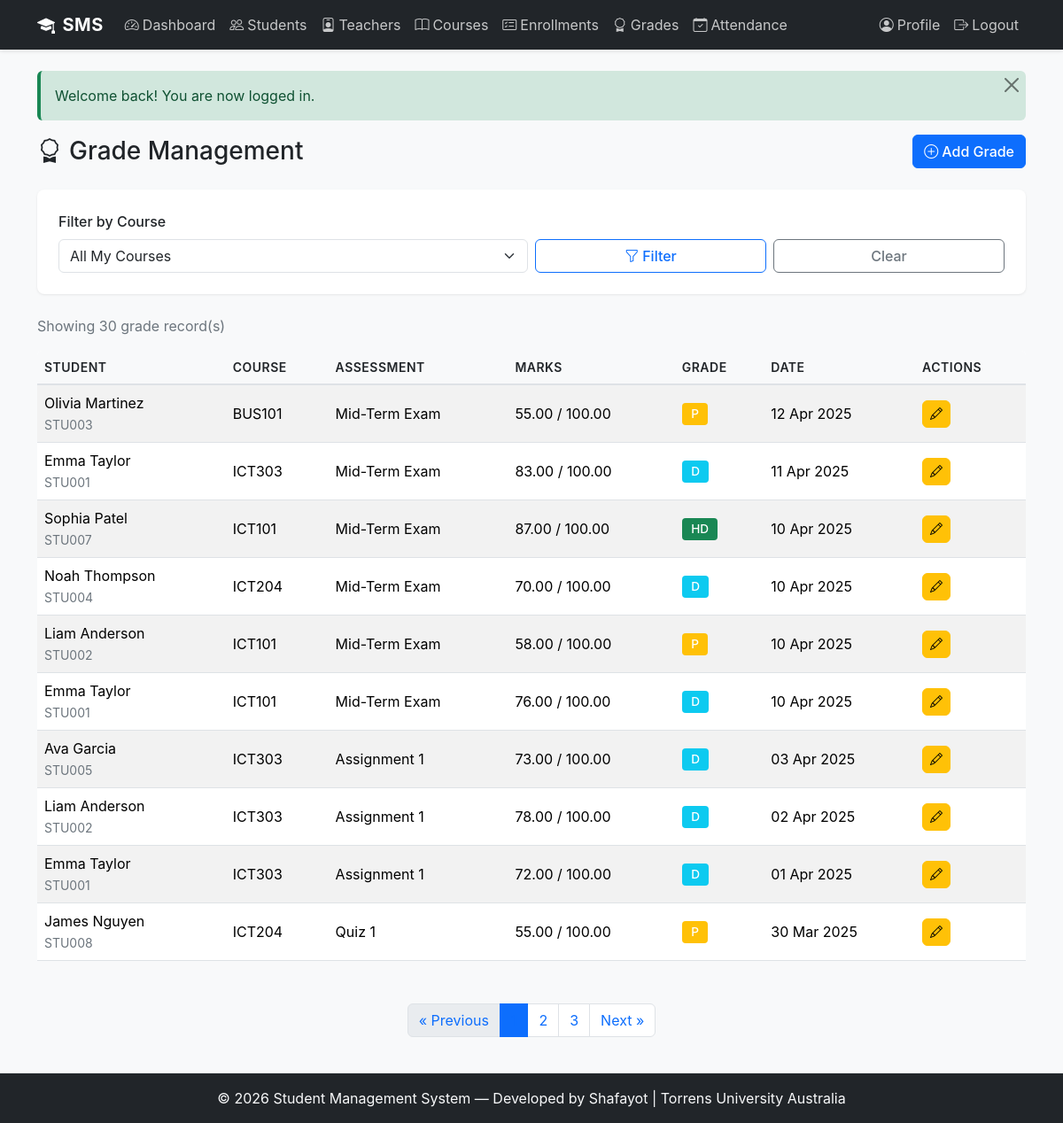
Page /public/grades/list.php (signed in) on the committed database.
### tables this page shows
CREATE TABLE grades (
    id INT AUTO_INCREMENT PRIMARY KEY,
    enrollment_id INT NOT NULL,
    assessment_name VARCHAR(100) NOT NULL,
    marks_obtained DECIMAL(5,2) NOT NULL,
    max_marks DECIMAL(5,2) NOT NULL DEFAULT 100.00,
    grade_letter VARCHAR(2) NULL,
    comments TEXT NULL,
    recorded_at DATETIME NOT NULL DEFAULT CURRENT_TIMESTAMP,
    FOREIGN KEY (enrollment_id) REFERENCES enrollments(id) ON DELETE CASCADE,
    INDEX idx_enrollment_id (enrollment_id)
);

CREATE TABLE students (
    id INT AUTO_INCREMENT PRIMARY KEY,
    user_id INT NOT NULL,
    student_number VARCHAR(20) NOT NULL UNIQUE,
    first_name VARCHAR(50) NOT NULL,
    last_name VARCHAR(50) NOT NULL,
    date_of_birth DATE NULL,
    gender ENUM('male', 'female', 'other') NULL,
    phone VARCHAR(20) NULL,
    address TEXT NULL,
    enrollment_year YEAR NOT NULL,
    created_at DATETIME NOT NULL DEFAULT CURRENT_TIMESTAMP,
    FOREIGN KEY (user_id) REFERENCES users(id) ON DELETE CASCADE,
    INDEX idx_user_id (user_id),
    INDEX idx_student_number (student_number)
);

CREATE TABLE courses (
    id INT AUTO_INCREMENT PRIMARY KEY,
    course_code VARCHAR(20) NOT NULL UNIQUE,
    course_name VARCHAR(100) NOT NULL,
    description TEXT NULL,
    credits INT NOT NULL DEFAULT 3,
    teacher_id INT NULL,
    semester ENUM('1', '2', 'summer') NOT NULL DEFAULT '1',
    year YEAR NOT NULL,
    created_at DATETIME NOT NULL DEFAULT CURRENT_TIMESTAMP,
    FOREIGN KEY (teacher_id) REFERENCES teachers(id) ON DELETE SET NULL,
    INDEX idx_course_code (course_code),
    INDEX idx_teacher_id (teacher_id)
);

### includes/db.php (called while the page is built, shortened)
<?php
class Database {
    private static $instance = null;
    public static function get_connection() {
        if (self::$instance === null) {
            try {
                $dsn = 'mysql:host=' . DB_HOST . ';dbname=' . DB_NAME . ';charset=' . DB_CHARSET;
                $options = [
                    PDO::ATTR_ERRMODE            => PDO::ERRMODE_EXCEPTION,
                    PDO::ATTR_DEFAULT_FETCH_MODE  => PDO::FETCH_ASSOC,
                    PDO::ATTR_EMULATE_PREPARES    => false,
                ];
                self::$instance = new PDO($dsn, DB_USER, DB_PASS, $options);
            } catch (PDOException $e) {
                error_log('Database connection failed: ' . $e->getMessage());
                die('Sorry, we could not connect to the database. Please try again later.');
            }
        }
        return self::$instance;
    }
    public static function query($sql, $params = []) {
        try {
            $pdo = self::get_connection();
            $stmt = $pdo->prepare($sql);
            $stmt->execute($params);
            return $stmt;
        } catch (PDOException $e) {
            error_log('Query failed: ' . $e->getMessage());
            die('Sorry, a database error occurred. Please try again later.');
        }
    }
    public static function fetch_all($sql, $params = []) {
        $stmt = self::query($sql, $params);
        return $stmt->fetchAll();
    }
    public static function fetch_one($sql, $params = []) {
        $stmt = self::query($sql, $params);
        return $stmt->fetch();
    }
}

### public/grades/list.php (the view, shortened to what this page needs)
<?php
require_once __DIR__ . '/../../includes/header.php';
$user = current_user();
$filter_course = intval($_GET['course_id'] ?? 0);
$current_page = max(1, intval($_GET['page'] ?? 1));
if ($user['role'] === 'teacher') {
    $teacher = Database::fetch_one("SELECT id FROM teachers WHERE user_id = ?", [$user['id']]);
    if (!$teacher) {
        flash('error', 'Teacher profile not found.');
        redirect(BASE_URL . '/dashboard.php');
    }
    $my_courses = Database::fetch_all(
        "SELECT id, course_code, course_name FROM courses WHERE teacher_id = ? ORDER BY course_code",
        [$teacher['id']]
    );
    $course_ids = array_column($my_courses, 'id');
} else {
    $my_courses = Database::fetch_all("SELECT id, course_code, course_name FROM courses ORDER BY course_code");
    $course_ids = array_column($my_courses, 'id');
}
$where_parts = [];
$params = [];
if (!empty($course_ids)) {
    $placeholders = implode(',', array_fill(0, count($course_ids), '?'));
    $where_parts[] = "e.course_id IN ($placeholders)";
    $params = $course_ids;
} else {
    $where_parts[] = "1 = 0";
}
$where = 'WHERE ' . implode(' AND ', $where_parts);
$total = Database::fetch_one("SELECT COUNT(*) as count FROM grades g JOIN enrollments e ON g.enrollment_id = e.id $where", $params)['count'];
$pagination = paginate($total, 10, $current_page);
$sql = "SELECT g.*, e.student_id, e.course_id,
               s.first_name as s_first, s.last_name as s_last, s.student_number,
               c.course_code, c.course_name
        FROM grades g
        JOIN enrollments e ON g.enrollment_id = e.id
        JOIN students s ON e.student_id = s.id
        JOIN courses c ON e.course_id = c.id
        $where
        ORDER BY g.recorded_at DESC
        LIMIT {$pagination['per_page']} OFFSET {$pagination['offset']}";
$grades = Database::fetch_all($sql, $params);
$base_url = BASE_URL . '/grades/list.php' . ($filter_course ? '?course_id=' . $filter_course : '');
?>
<div class="d-flex justify-content-between align-items-center mb-4">
    <h1 class="h3 mb-0"><i class="bi bi-award me-2"></i>Grade Management</h1>
    <a href="<?php echo BASE_URL; ?>/grades/add.php" class="btn btn-primary">
        <i class="bi bi-plus-circle me-1"></i>Add Grade
    </a>
</div>
<div class="card mb-4">
    <div class="card-body">
        <form method="GET" class="row g-2 align-items-end">
            <div class="col-md-6">
                <label class="form-label">Filter by Course</label>
                <select name="course_id" class="form-select">
                    <option value="">All My Courses</option>
                </select>
            </div>
            <div class="col-md-3">
                <button type="submit" class="btn btn-outline-primary w-100"><i class="bi bi-funnel me-1"></i>Filter</button>
            </div>
            <div class="col-md-3">
                <a href="<?php echo BASE_URL; ?>/grades/list.php" class="btn btn-outline-secondary w-100">Clear</a>
            </div>
        </form>
    </div>
</div>
<p class="text-muted mb-3">Showing <?php echo $total; ?> grade record(s)</p>
<?php if (!empty($grades)): ?>
    <div class="table-responsive">
        <table class="table table-striped table-hover">
            <thead class="table-dark">
                <tr>
                    <th>Student</th>
                    <th>Course</th>
                    <th>Assessment</th>
                    <th>Marks</th>
                    <th>Grade</th>
                    <th>Date</th>
                    <th>Actions</th>
                </tr>
            </thead>
            <tbody>
                <?php foreach ($grades as $g): ?>
                    <tr>
                        <td>
                            <?php echo sanitize($g['s_first'] . ' ' . $g['s_last']); ?>
                            <br><small class="text-muted"><?php echo sanitize($g['student_number']); ?></small>
                        </td>
                        <td><?php echo sanitize($g['course_code']); ?></td>
                        <td><?php echo sanitize($g['assessment_name']); ?></td>
                        <td><?php echo $g['marks_obtained']; ?> / <?php echo $g['max_marks']; ?></td>
                        <td>
                            <?php
                            $gc = match($g['grade_letter']) {
                                'HD' => 'success', 'D' => 'info', 'C' => 'primary',
                                'P' => 'warning', 'F' => 'danger', default => 'secondary'
                            };
                            ?>
                            <span class="badge bg-<?php echo $gc; ?>"><?php echo sanitize($g['grade_letter']); ?></span>
                        </td>
                        <td><?php echo format_date($g['recorded_at']); ?></td>
                        <td>
                            <a href="<?php echo BASE_URL; ?>/grades/edit.php?id=<?php echo $g['id']; ?>"
                               class="btn btn-sm btn-warning" title="Edit"><i class="bi bi-pencil"></i></a>
                        </td>
                    </tr>
                <?php endforeach; ?>
            </tbody>
        </table>
    </div>
    <?php echo render_pagination($pagination, $base_url); ?>
<?php else: ?>
    <div class="alert alert-info"><i class="bi bi-info-circle me-1"></i>No grade records found.</div>
<?php endif; ?>
<?php require_once __DIR__ . '/../../includes/footer.php'; ?>

### assets/css/style.css (style rules this page uses)
:root { --primary-color: #0d6efd; --secondary-color: #6c757d; --success-color: #198754; --danger-color: #dc3545; --warning-color: #ffc107; --info-color: #0dcaf0; --light-color: #f8f9fa; --dark-color: #212529; }
body { font-family: -apple-system, BlinkMacSystemFont, 'Segoe UI', Roboto, 'Helvetica Neue', Arial, sans-serif; background-color: #f8f9fa; min-height: 100vh; display: flex; flex-direction: column; }
.form-label { font-weight: 500; color: #212529; margin-bottom: 0.5rem; }
.form-control, .form-select { border: 1px solid #dee2e6; border-radius: 0.375rem; transition: border-color 0.2s ease, box-shadow 0.2s ease; }
.btn { border-radius: 0.375rem; font-weight: 500; transition: all 0.2s ease; }
.btn-primary { background-color: var(--primary-color); border-color: var(--primary-color); }
.table { background-color: #fff; border-collapse: collapse; }
.table thead th { background-color: #f8f9fa; border-bottom: 2px solid #dee2e6; font-weight: 600; color: #212529; text-transform: uppercase; font-size: 0.875rem; letter-spacing: 0.5px; }
.table tbody td { vertical-align: middle; border-bottom: 1px solid #dee2e6; }
.table-striped tbody tr:nth-of-type(odd) { background-color: rgba(0, 0, 0, 0.02); }
.table-responsive { border-radius: 0.375rem; overflow: hidden; }
.card { border: none; border-radius: 0.5rem; box-shadow: 0 1px 3px rgba(0, 0, 0, 0.08); margin-bottom: 1.5rem; }
.card-body { padding: 1.5rem; }
.badge { padding: 0.35rem 0.65rem; font-weight: 500; font-size: 0.85rem; border-radius: 0.25rem; }
.text-muted { color: #6c757d !important; }
.d-flex { display: flex; }
.justify-content-between { justify-content: space-between; }
.align-items-center { align-items: center; }
.mb-3 { margin-bottom: 1rem; }

### rows in the picture
grades: students.first_name+last_name "Olivia Martinez", students.student_number "STU003", courses.course_code "BUS101", assessment_name "Mid-Term Exam", marks_obtained "55.00", max_marks "100.00", grade_letter "P", recorded_at "12 Apr 2025"
grades: students.first_name+last_name "Emma Taylor", students.student_number "STU001", courses.course_code "ICT303", assessment_name "Mid-Term Exam", marks_obtained "83.00", max_marks "100.00", grade_letter "D", recorded_at "11 Apr 2025"
grades: students.first_name+last_name "Sophia Patel", students.student_number "STU007", courses.course_code "ICT101", assessment_name "Mid-Term Exam", marks_obtained "87.00", max_marks "100.00", grade_letter "HD", recorded_at "10 Apr 2025"
grades: students.first_name+last_name "Noah Thompson", students.student_number "STU004", courses.course_code "ICT204", assessment_name "Mid-Term Exam", marks_obtained "70.00", max_marks "100.00", grade_letter "D", recorded_at "10 Apr 2025"
grades: students.first_name+last_name "Liam Anderson", students.student_number "STU002", courses.course_code "ICT101", assessment_name "Mid-Term Exam", marks_obtained "58.00", max_marks "100.00", grade_letter "P", recorded_at "10 Apr 2025"
grades: students.first_name+last_name "Emma Taylor", students.student_number "STU001", courses.course_code "ICT101", assessment_name "Mid-Term Exam", marks_obtained "76.00", max_marks "100.00", grade_letter "D", recorded_at "10 Apr 2025"
grades: students.first_name+last_name "Ava Garcia", students.student_number "STU005", courses.course_code "ICT303", assessment_name "Assignment 1", marks_obtained "73.00", max_marks "100.00", grade_letter "D", recorded_at "03 Apr 2025"
grades: students.first_name+last_name "Liam Anderson", students.student_number "STU002", courses.course_code "ICT303", assessment_name "Assignment 1", marks_obtained "78.00", max_marks "100.00", grade_letter "D", recorded_at "02 Apr 2025"
grades: students.first_name+last_name "Emma Taylor", students.student_number "STU001", courses.course_code "ICT303", assessment_name "Assignment 1", marks_obtained "72.00", max_marks "100.00", grade_letter "D", recorded_at "01 Apr 2025"
grades: students.first_name+last_name "James Nguyen", students.student_number "STU008", courses.course_code "ICT204", assessment_name "Quiz 1", marks_obtained "55.00", max_marks "100.00", grade_letter "P", recorded_at "30 Mar 2025"

### other values in the picture
$message "Welcome back! You are now logged in."
$total "30"
